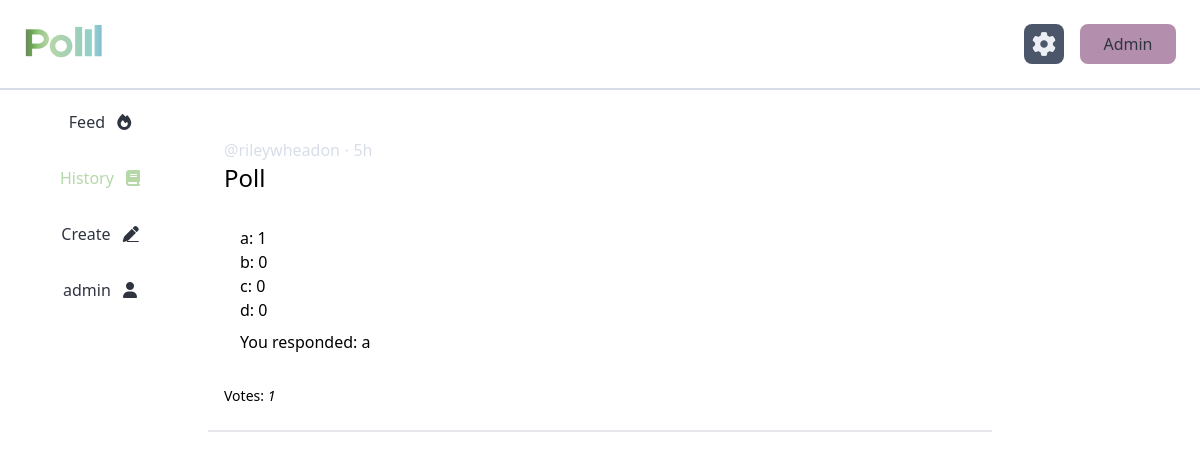
The app's page /history (signed in), older data.
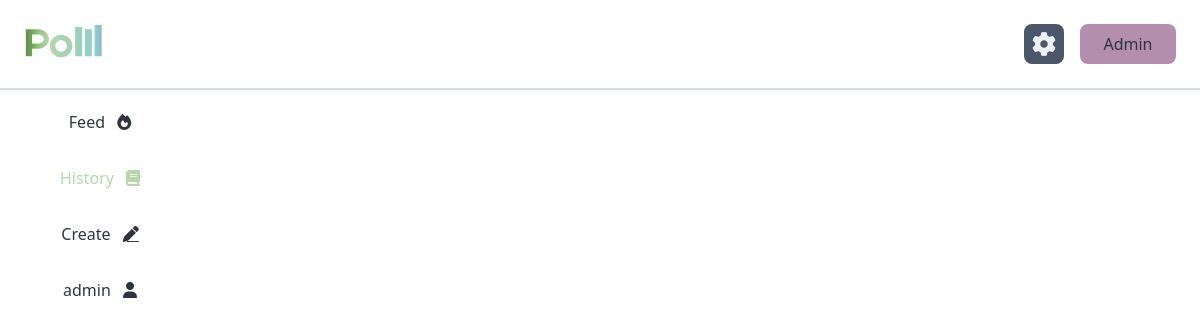
The same page, newer data.
### tables this page shows
CREATE TABLE poll (
	id INTEGER PRIMARY KEY, 
	creator_id INTEGER NOT NULL, 
	question TEXT NOT NULL, 
	poll_type TEXT NOT NULL, 
	date_created DATETIME NOT NULL, 
  is_anonymous BOOLEAN NOT NULL CHECK (is_anonymous IN (0, 1)), 
  is_active BOOLEAN NOT NULL CHECK (is_active IN (0, 1)), 
  FOREIGN KEY (creator_id) REFERENCES user (id)
);

CREATE TABLE user (
	id INTEGER PRIMARY KEY, 
	username TEXT NOT NULL, 
	email TEXT UNIQUE NOT NULL, 
	account_created DATETIME NOT NULL, 
	last_online DATETIME NOT NULL, 
  last_poll_created DATETIME,
  next_poll_allowed DATETIME
);

### polll/home.py (the view)
@home.route("/history")
@requires_auth
def history():
    db = get_db()
    cur = db.cursor()
    query = """
    SELECT DISTINCT poll_id
    FROM response
    WHERE response.user_id = ?
    """
    res = cur.execute(query, (session["user"]["id"],))
    ids = [response["poll_id"] for response in res.fetchall()]
    polls = [query_poll_details(id, session["user"]) for id in ids]
    session["admin"] = False
    session["tab"] = "history"
    return render_template("home/history.html", session=session, polls=polls)

### polll/auth.py (called while the page is built)
def requires_auth(f):
    @wraps(f)
    def decorated(*args, **kwargs):
        if not session["user"]["id"]:
            return redirect(url_for('auth.login'))
        return f(*args, **kwargs)
    return decorated

### polll/db.py (called while the page is built)
def get_db():
    if "db" not in g:
        g.db = sqlite3.connect(
            current_app.config["DATABASE"],
            detect_types=sqlite3.PARSE_DECLTYPES
        )
        g.db.row_factory = sqlite3.Row
    return g.db

### polll/models.py (called while the page is built)
def get_poll_age(poll):
    timestamp = datetime.strptime(poll["date_created"], '%Y-%m-%d %H:%M:%S')
    age = datetime.utcnow() - timestamp
    if age.days > 0:
        return f"{age.days}d"
    elif age.seconds // 3600 > 0:
        return f"{age.seconds // 3600}h"
    elif age.seconds // 60 > 0:
        return f"{age.seconds // 60}m"
    else:
        return f"{age.seconds}s"

def result_template(poll):
    template = poll["poll_type"].lower().replace("_", "-")
    return f"results/{template}.html"

def poll_template(poll):
    template = poll["poll_type"].lower().replace("_", "-")
    return f"polls/{template}.html"

def id_to_url(n):
    hash = ((0x0000FFFF & n) << 16) + ((0xFFFF0000 & n) >> 16)
    code = base64.urlsafe_b64encode(str(hash).encode()).decode()
    return f"{request.scheme}://{request.host}/poll/{code}"

### polll/results.py (called while the page is built)
def choose_one(poll_id, user=None):
    db = get_db()
    cur = db.cursor()
    res = cur.execute(DISCRETE_RESULTS, (poll_id,))
    results = [dict(result) for result in res.fetchall()]
    response = None
    if user:
        query = """
        """
        res = cur.execute(DISCRETE_RESPONSE, (poll_id, user["id"]))
        response = dict(res.fetchone())
    return (results, response)

### polll/templates/home/history.html
{% extends "home/home.html" %}
{% block home_content %}
  {% for poll in polls %}
    {% include poll["result_template"] %}
  {% endfor %}
{% endblock %}

### polll/templates/home/home.html (shortened to what this page needs)
{% extends "base.html" %}
{% block body %}
<main id="main">
  <div class="w-screen h-screen flex flex-col dark:text-nord-4 dark:bg-gradient-to-t dark:from-grad-start dark:to-grad-end">
    {% include "navbar.html" %}
    <div class="flex overflow-hidden flex-row grow md:pt-4">
      <div class="hidden p-2 md:flex md:justify-center md:w-2/12">
          <div class="flex flex-col overflow-hidden h-full">
            {{ macs.buttons() }}
          </div>
      </div>
      <div id="home-content" class="w-full overflow-auto md:w-8/12 p-2 no-scrollbar">
        {% block home_content %}{% endblock %}
      </div>
      <div class="hidden md:flex md:flex-col md:items-center md:w-2/12 px-6">
      </div>
    </div>
  </div>
</main>
{% endblock %}

### polll/templates/base.html (shortened to what this page needs)
<!doctype html>
<head>
  <link href="{{ url_for('static', filename='output.css') }}" rel="stylesheet" />
  {% import 'macros.jinja' as macs %}
</head>
<html class="overflow-hidden overscroll-none">
  <body hx-boost="true" onload="add_notification_listener()">
    {% block body %}
    {% endblock %}
  </body>
</html>

### polll/templates/macros.jinja
{% macro buttons(feed="visible", history="visible", create="visible", myPolls="visible") %}
<a class="{{feed}} text-nord-0 dark:text-polll-blue h-10 flex justify-center items-center pt-2 pb-12" href="{{ url_for('home.feed') }}">
    <span class="{% if session.tab == 'feed' %} text-polll-green {% endif %}">
        Feed
        <i class="ml-2 fa-solid fa-fire"></i>
    </span>
</a>
<a class="{{history}} text-nord-0 dark:text-polll-blue h-10 flex justify-center items-center pt-2 pb-12" href="{{ url_for('home.history') }}">
    <span class="{% if session.tab == 'history' %} text-polll-green {% endif %}">
        History
        <i class="ml-2 fa-solid fa-book"></i>
    </span>
</a>
<a class="{{create}} text-nord-0 dark:text-polll-blue h-10 flex justify-center items-center pt-2 pb-12" href="{{ url_for('home.create') }}">
    <span class="{% if session.tab == 'create' %} text-polll-green {% endif %}">
        Create
        <i class="ml-2 fa-solid fa-pen underline"></i>
    </span>
</a>
<a class="{{myPolls}} text-nord-0 dark:text-polll-blue h-10 flex justify-center items-center pt-2 pb-12" href="{{ url_for('home.mypolls') }}">
    <span class="{% if session.tab == 'mypolls' %} text-polll-green {% endif %}">
        {{session.user.username}}
        <i class="ml-2 fa-solid fa-user"></i>
    </span>
</a>
{% endmacro %}

### polll/templates/navbar.html
<div class="w-100% flex space-x-4 items-center border-b-2 border-nord-4 dark:border-nord-3 dark:bg-neutral-900 p-4 lg:p-6">
  <a href="/">
    <img
      id="logo-icon-home"
      class="h-10"
      src="{{ url_for('static', filename='assets/logo-name-dark.svg') }}"
    />
  </a>
  {% if not session.admin %}
    <button class="!ml-auto bg-nord-3 text-nord-6 dark:bg-nord-4 dark:text-nord-0 rounded-lg w-10 h-10 flex justify-center items-center" onclick="open_settings()">
      <i id="settings-icon" class="fas fa-gear text-2xl cursor-pointer"></i>
    </button>
  {% endif %}
  {% if session.user.email == "admin@polll.org" %}
    {% if session.admin %}
      <a class="!ml-auto bg-nord-15 text-nord-0 rounded-lg w-24 h-10 flex justify-center items-center" href="{{ url_for('home.feed') }}">
        Home
      </a>
    {% else %}
      <a class="bg-nord-15 text-nord-0 rounded-lg w-24 h-10 flex justify-center items-center" href="{{ url_for('admin.users') }}">
        Admin
      </a>
    {% endif %}
  {% endif %}
</div>

### polll/templates/results/choose-one.html
{% extends "results/result-base.html" %}
{% block result_content %}
  {% for result in poll.results %}
    <p>{{ result.answer }}: {{ result.count }}</p>
  {% endfor %}
  {% if poll.response %}
    <p class="mt-2">You responded: {{ poll.response.answer }}</p>
  {% endif %}
{% endblock %}

### polll/templates/results/result-base.html (shortened to what this page needs)
<div id="poll-card-{{ poll.id }}" class="poll-card py-2 border-b-2 dark:border-nord-3 overflow-hidden">
  <div class="flex flex-row items-center p-2">
    <div class="flex flex-col p-2">
      {% if poll.is_anonymous == 1 %}
        <p class="text-nord-4 font-light">anonymous ⋅ {{ poll.age }}</p>
      {% else %}
        <p class="text-nord-4 font-light">@{{ poll.creator }} ⋅ {{ poll.age }}</p>
      {% endif %}
      <p class="rounded-md text-2xl font-light">{{ poll.question }}</p>
    </div>
  </div>
  <div class="px-8 py-4">
    {% block result_content %}
    {% endblock %}
  </div>
  <div class="flex flex-row text-sm px-4 items-center my-4 font-light">
    <p>
      Votes: <i>{{ poll.votes }}</i>
    </p>
  </div>
</div>

Row changes from the older to the newer data that the page shows:
removed poll: creator "rileywheadon", age "5h", question "Poll", answer "a" "b" "c" "d", count "1" "0" "0" "0", response.answer "a", votes "1"
